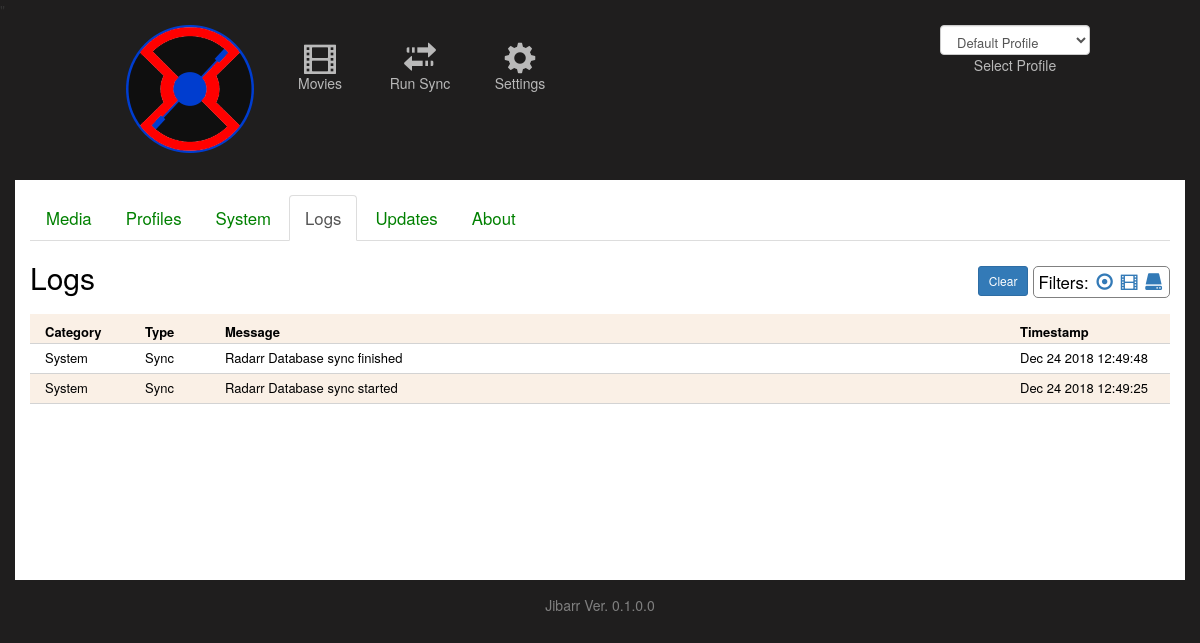
/jibarr/logs/, run on an earlier commit of the app's database.
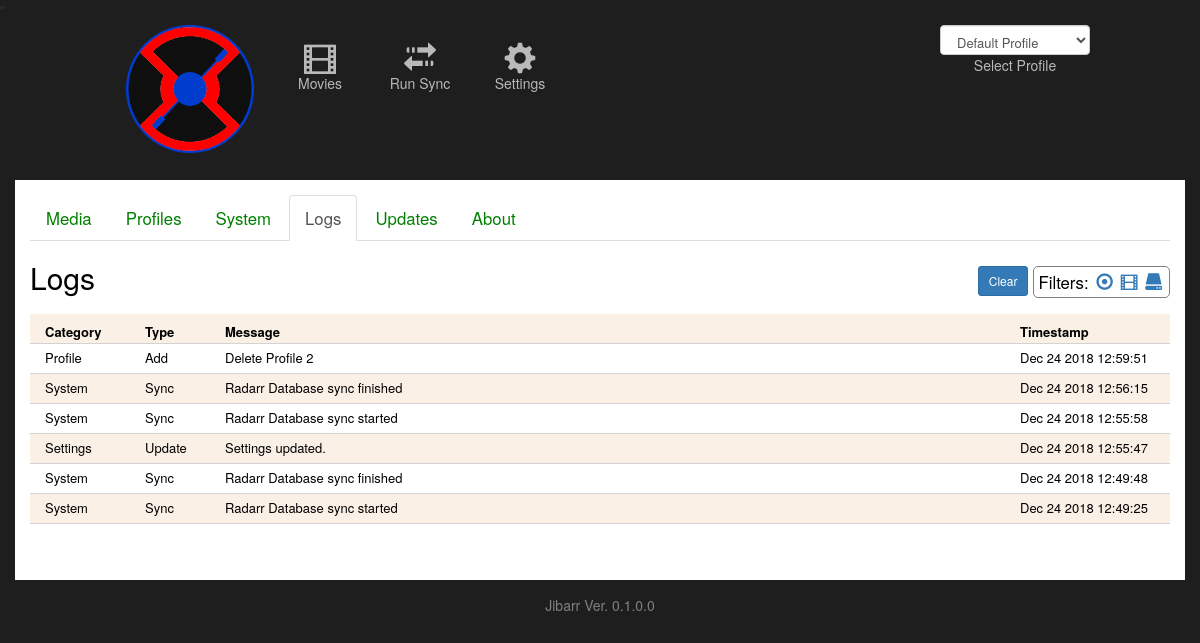
And on a later commit of the database.
### jibarr/models/logs.py (models this page shows)
class Logs(models.Model):
    id = models.AutoField(auto_created=True, primary_key=True, serialize=False, verbose_name='ID')
    log_type = models.CharField(max_length=25)
    log_message = models.CharField(max_length=2000)
    log_datetime = models.CharField(max_length=200)
    log_category = models.CharField(max_length=25)
    objects = models.Manager()
    class Meta:
        db_table = 'Jibarr_logs'

### jibarr/views/logs.py (the view)
def logs(request):
    prof_id = 1
    try:
        prof_id = request.session["prof_id"]
    except KeyError:
        pass
    filterCriteria = "all"
    try:
        if(request.GET.get("filter")):
            if(request.GET.get("filter") == "Media"):
                filterCriteria = "Radarr"
            else:
                filterCriteria = request.GET.get("filter")
    except KeyError:
        pass
    system_settings = Settings.objects.all()[:1].get()
    prof_list = Profile.objects.all()
    if(filterCriteria=='all'):
        log_list = Logs.objects.all().order_by('-log_datetime')
    else:
        log_list = Logs.objects.all().order_by('-log_datetime').filter(log_category = filterCriteria)
    context = {
        'system_settings': system_settings,
        'log_list': log_list,
        'prof_list': prof_list,
        'prof_id': prof_id
    }
    template = loader.get_template("jibarr/logs.html")
    return HttpResponse(template.render(context, request))

### jibarr/templates/jibarr/logs.html (shortened to what this page needs)
{% extends "./base.html" %}
{% load static %}
{% block content %}
<div class='CONTAINER' style="font-size:larger;padding-bottom:20px;">
    <ul class="nav nav-tabs" style="margin-top:10px;">
        <li><a href="/jibarr/settings">Media</a></li>
        <li><a href="/jibarr/profiles">Profiles</a></li>
        <li><a href="/jibarr/systemsettings">System</a></li>
        <li class="active"><a href="/jibarr/logs">Logs</a></li>
        <li><a href="/jibarr/updates">Updates</a></li>
        <li><a href="/jibarr/about">About</a></li>
    </ul>
    <div style="padding-bottom:10px;">
        <div style="float:right;">
            <div id="divFilters" style="margin-top:5px;float:right;border-radius:5px;border:1px solid grey;padding:3px 4px 3px 4px;">
                Filters:
                <a href="?filter=all"><i style="padding-left:3px;padding-right:3px;cursor:pointer;" class='glyphicon glyphicon-record' title='Show All' ></i></a>
                <a href="?filter=Media"><i style="padding-right:3px;cursor:pointer;" class='glyphicon glyphicon-film' title='Show Media Only'></i></a>
                <a href="?filter=System"><i style="padding-right:3px;cursor:pointer;" class='glyphicon glyphicon-hdd' title='Show System Only'></i></a>
            </div>
            <div style="float:right;padding:5px;">
                <button type="button" class="btn btn-primary btn-sm" onclick="clearLogs();">Clear</button>
            </div>
        </div>
        <h2>Logs </h2>
    </div>
    <div class="divRow" style="font-size:small;font-weight:bold;padding-left:15px;padding-top:9px;">
        <div style="float:left;width:100px;">Category</div>
        <div style="float:left;width:80px;">Type</div>
        <div style="float:left;">Message</div>
        <div style="float:right;width:150px;">Timestamp</div>
    </div>
    {% for var in log_list %}
    <div class="divRow" style="font-size:small;padding-left:15px;padding-top:5px;">
        <div style="float:left;width:100px;">{{ var.log_category }}</div>
        <div style="float:left;width:80px;">{{ var.log_type }}</div>
        <div style="float:left;">{{ var.log_message }}</div>
        <div style="float:right;width:150px;">{{ var.log_datetime }}</div>
    </div>
    {% endfor %}
</div>
{% endblock content %}

What changed in the data, as far as the page shows it:
added Logs: log_category "Profile", log_type "Add", log_message "Delete Profile 2", log_datetime "Dec 24 2018 12:59:51"
added Logs: log_category "System", log_type "Sync", log_message "Radarr Database sync finished", log_datetime "Dec 24 2018 12:56:15"
added Logs: log_category "System", log_type "Sync", log_message "Radarr Database sync started", log_datetime "Dec 24 2018 12:55:58"
added Logs: log_category "Settings", log_type "Update", log_message "Settings updated.", log_datetime "Dec 24 2018 12:55:47"
